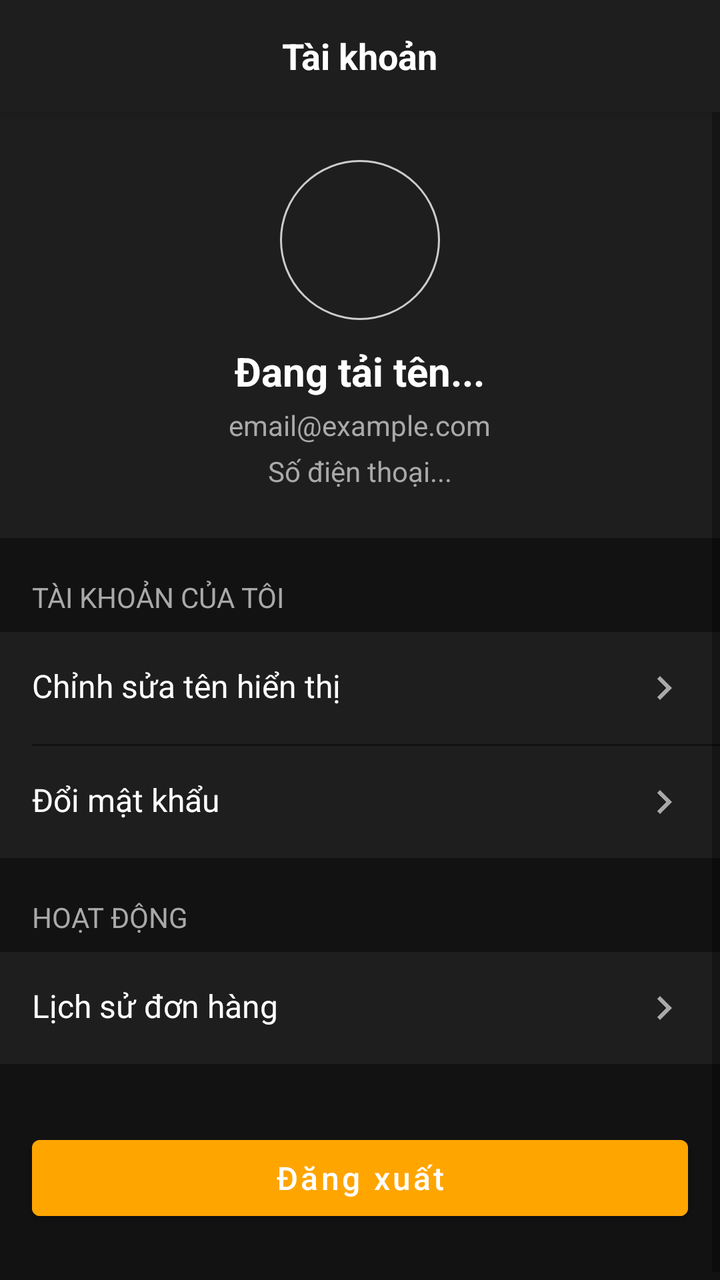
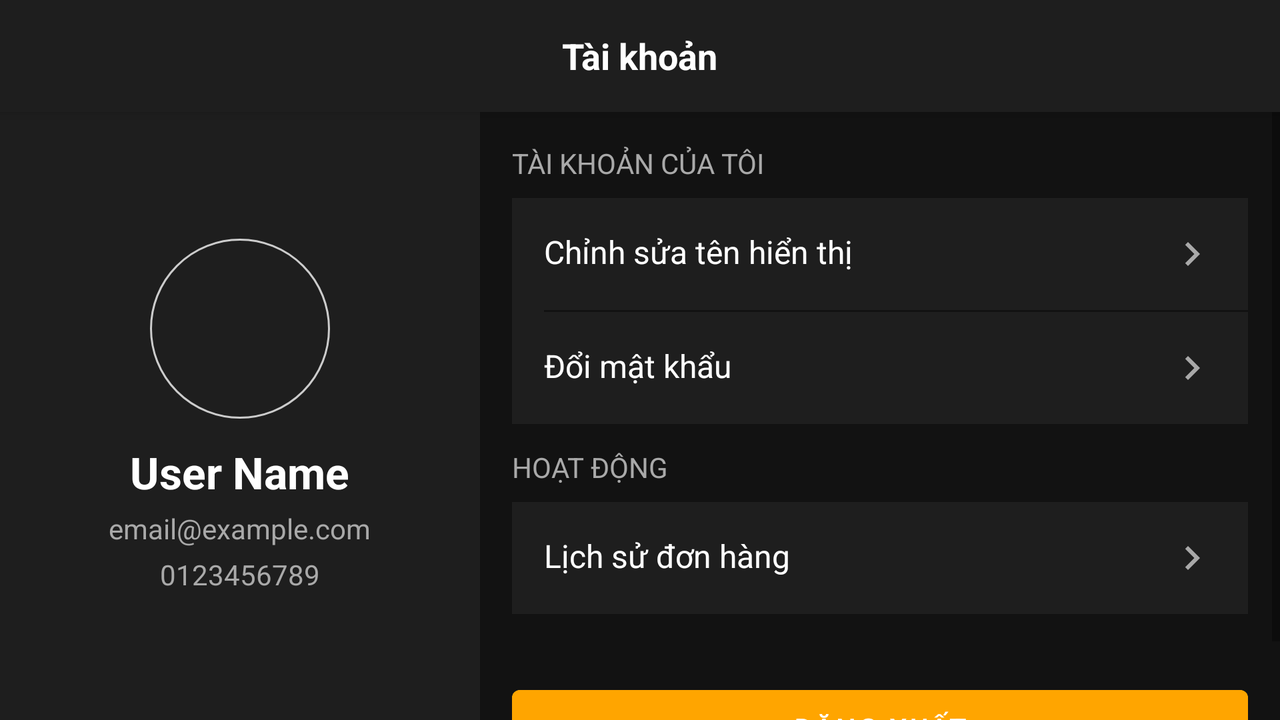

An Android layout and its configuration variant, each rendered on a device that would load it. The default file and the variant file are quoted in full after the pictures.
<!-- AndroidManifest.xml: application theme Theme.FinalProjectMẫu -->
<!-- res/layout/activity_profile.xml -->
<?xml version="1.0" encoding="utf-8"?>
<LinearLayout xmlns:android="http://schemas.android.com/apk/res/android"
    xmlns:app="http://schemas.android.com/apk/res-auto"
    android:layout_width="match_parent"
    android:layout_height="match_parent"
    android:orientation="vertical"
    android:background="@color/theme_dark_background">

    
    <RelativeLayout
        android:layout_width="match_parent"
        android:layout_height="56dp"
        android:background="@color/theme_surface"
        android:elevation="4dp"
        android:paddingHorizontal="16dp">

        <ImageView
            android:id="@+id/btnBack"
            android:layout_width="24dp"
            android:layout_height="24dp"
            android:layout_centerVertical="true"
            android:src="@drawable/ic_arrow_back"
            app:tint="@color/theme_text_primary"
            android:contentDescription="Quay lại" />

        <TextView
            android:layout_width="wrap_content"
            android:layout_height="wrap_content"
            android:layout_centerInParent="true"
            android:text="Tài khoản"
            android:textSize="18sp"
            android:textStyle="bold"
            android:textColor="@color/theme_text_primary" />
    </RelativeLayout>

    <ScrollView
        android:layout_width="match_parent"
        android:layout_height="match_parent">

        <LinearLayout
            android:layout_width="match_parent"
            android:layout_height="wrap_content"
            android:orientation="vertical"
            android:paddingBottom="30dp">

            
            <LinearLayout
                android:layout_width="match_parent"
                android:layout_height="wrap_content"
                android:background="@color/theme_surface"
                android:orientation="vertical"
                android:gravity="center"
                android:padding="24dp"
                android:layout_marginBottom="12dp">

                <ImageView
                    android:id="@+id/imgAvatar"
                    android:layout_width="80dp"
                    android:layout_height="80dp"
                    android:src="@mipmap/ic_launcher_round"
                    android:background="@drawable/circle_background"
                    android:layout_marginBottom="12dp"
                    android:contentDescription="Ảnh đại diện" />

                <TextView
                    android:id="@+id/tvName"
                    android:layout_width="wrap_content"
                    android:layout_height="wrap_content"
                    android:text="Đang tải tên..."
                    android:textSize="20sp"
                    android:textStyle="bold"
                    android:textColor="@color/theme_text_primary"
                    android:layout_marginBottom="4dp"/>

                <TextView
                    android:id="@+id/tvEmail"
                    android:layout_width="wrap_content"
                    android:layout_height="wrap_content"
                    android:text="email@example.com"
                    android:textSize="14sp"
                    android:textColor="@color/theme_text_secondary"/>

                
                <TextView
                    android:id="@+id/tvPhone"
                    android:layout_width="wrap_content"
                    android:layout_height="wrap_content"
                    android:text="Số điện thoại..."
                    android:textSize="14sp"
                    android:textColor="@color/theme_text_secondary"
                    android:layout_marginTop="4dp"/>

            </LinearLayout>

            
            <TextView
                android:layout_width="match_parent"
                android:layout_height="wrap_content"
                android:text="Tài khoản của tôi"
                android:paddingHorizontal="16dp"
                android:paddingVertical="8dp"
                android:textColor="@color/theme_text_secondary"
                android:textSize="14sp"
                android:textAllCaps="true"/>

            <LinearLayout
                android:layout_width="match_parent"
                android:layout_height="wrap_content"
                android:orientation="vertical"
                android:background="@color/theme_surface">

                
                <TextView
                    android:id="@+id/btnEditProfile"
                    android:layout_width="match_parent"
                    android:layout_height="wrap_content"
                    android:text="Chỉnh sửa tên hiển thị"
                    android:padding="16dp"
                    android:textSize="16sp"
                    android:textColor="@color/theme_text_primary"
                    app:drawableEndCompat="@drawable/ic_chevron_right"
                    app:drawableTint="@color/theme_text_secondary"
                    android:background="?attr/selectableItemBackground"/>

                <View android:layout_width="match_parent" android:layout_height="1dp" android:background="@color/theme_dark_background" android:layout_marginStart="16dp"/>

                
                <TextView
                    android:id="@+id/btnChangePassword"
                    android:layout_width="match_parent"
                    android:layout_height="wrap_content"
                    android:text="Đổi mật khẩu"
                    android:padding="16dp"
                    android:textSize="16sp"
                    android:textColor="@color/theme_text_primary"
                    app:drawableEndCompat="@drawable/ic_chevron_right"
                    app:drawableTint="@color/theme_text_secondary"
                    android:background="?attr/selectableItemBackground"/>
            </LinearLayout>

            
            <TextView
                android:layout_width="match_parent"
                android:layout_height="wrap_content"
                android:text="Hoạt động"
                android:paddingHorizontal="16dp"
                android:paddingVertical="8dp"
                android:layout_marginTop="12dp"
                android:textColor="@color/theme_text_secondary"
                android:textSize="14sp"
                android:textAllCaps="true"/>

            <LinearLayout
                android:layout_width="match_parent"
                android:layout_height="wrap_content"
                android:orientation="vertical"
                android:background="@color/theme_surface">

                
                <TextView
                    android:id="@+id/btnOrderHistory"
                    android:layout_width="match_parent"
                    android:layout_height="wrap_content"
                    android:text="Lịch sử đơn hàng"
                    android:padding="16dp"
                    android:textSize="16sp"
                    android:textColor="@color/theme_text_primary"
                    app:drawableEndCompat="@drawable/ic_chevron_right"
                    app:drawableTint="@color/theme_text_secondary"
                    android:background="?attr/selectableItemBackground"/>
            </LinearLayout>

            
            <Button
                android:id="@+id/btnLogout"
                android:layout_width="match_parent"
                android:layout_height="50dp"
                android:layout_marginHorizontal="16dp"
                android:layout_marginTop="32dp"
                android:text="Đăng xuất"
                android:textAllCaps="false"
                android:textSize="16sp"
                android:textColor="@color/white"
                android:backgroundTint="@color/theme_accent_orange"/>

        </LinearLayout>
    </ScrollView>
</LinearLayout>
<!-- resources referenced by this layout -->
<resources>
  <color name="theme_accent_orange">#FFA500</color>
  <color name="theme_dark_background">#121212</color>
  <color name="theme_surface">#1E1E1E</color>
  <color name="theme_text_primary">#FFFFFF</color>
  <color name="theme_text_secondary">#A9A9A9</color>
  <color name="white">#FFFFFFFF</color>
  <!-- drawable circle_background (drawable) -->
  <?xml version="1.0" encoding="utf-8"?>
  <shape xmlns:android="http://schemas.android.com/apk/res/android"
      android:shape="oval">
      <solid android:color="@android:color/transparent" />
      <stroke
          android:width="1dp"
          android:color="#CCCCCC" />
  </shape>
  <!-- drawable ic_chevron_right (drawable) -->
  <vector xmlns:android="http://schemas.android.com/apk/res/android"
      android:width="24dp"
      android:height="24dp"
      android:viewportWidth="24"
      android:viewportHeight="24">
      <path
          android:fillColor="@android:color/white"
          android:pathData="M10,6L8.59,7.41L13.17,12l-4.58,4.59L10,18l6,-6z"/>
  </vector>
  <style name="Theme.FinalProjectMẫu" parent="Base.Theme.FinalProjectMẫu" />
  <style name="Base.Theme.FinalProjectMẫu" parent="Theme.MaterialComponents.DayNight.NoActionBar">
          <item name="colorPrimary">@color/theme_dark_background</item>
          <item name="colorPrimaryVariant">@color/theme_dark_background</item>
          <item name="colorOnPrimary">@color/theme_text_primary</item>
  
          <item name="colorSecondary">@color/theme_accent_orange</item>
          <item name="colorSecondaryVariant">@color/theme_accent_orange</item>
          <item name="colorOnSecondary">@color/white</item>
  
          <item name="android:statusBarColor">@color/theme_dark_background</item>
  
          
          <item name="searchViewStyle">@style/App.SearchView</item>
      </style>
  <style name="App.SearchView" parent="Widget.AppCompat.SearchView">
          
          <item name="android:textColorPrimary">@color/theme_text_primary</item>
          
          <item name="android:textColorHint">@color/theme_text_secondary</item>
          
          <item name="android:tint">@color/theme_text_secondary</item>
      </style>
</resources>
<!-- res/layout-land/activity_profile.xml (the repository's variant of the layout above) -->
<!-- drawn on the phone turned sideways -->
<?xml version="1.0" encoding="utf-8"?>
<LinearLayout xmlns:android="http://schemas.android.com/apk/res/android"
    xmlns:app="http://schemas.android.com/apk/res-auto"
    android:layout_width="match_parent"
    android:layout_height="match_parent"
    android:orientation="vertical"
    android:background="@color/theme_dark_background">

    <RelativeLayout
        android:layout_width="match_parent"
        android:layout_height="56dp"
        android:background="@color/theme_surface"
        android:elevation="4dp"
        android:paddingHorizontal="16dp">

        <ImageView
            android:id="@+id/btnBack"
            android:layout_width="24dp"
            android:layout_height="24dp"
            android:layout_centerVertical="true"
            android:src="@drawable/ic_arrow_back"
            app:tint="@color/theme_text_primary" />

        <TextView
            android:layout_width="wrap_content"
            android:layout_height="wrap_content"
            android:layout_centerInParent="true"
            android:text="Tài khoản"
            android:textSize="18sp"
            android:textStyle="bold"
            android:textColor="@color/theme_text_primary" />
    </RelativeLayout>

    <LinearLayout
        android:layout_width="match_parent"
        android:layout_height="match_parent"
        android:orientation="horizontal">

        
        <LinearLayout
            android:layout_width="0dp"
            android:layout_height="match_parent"
            android:layout_weight="1.2"
            android:background="@color/theme_surface"
            android:orientation="vertical"
            android:gravity="center"
            android:padding="24dp">

            <ImageView
                android:id="@+id/imgAvatar"
                android:layout_width="90dp"
                android:layout_height="90dp"
                android:src="@mipmap/ic_launcher_round" 
                android:background="@drawable/circle_background" />

            <TextView
                android:id="@+id/tvName"
                android:layout_width="wrap_content"
                android:layout_height="wrap_content"
                android:text="User Name"
                android:textSize="22sp"
                android:textColor="@color/theme_text_primary"
                android:textStyle="bold" 
                android:layout_marginTop="12dp"/>

            <TextView
                android:id="@+id/tvEmail"
                android:layout_width="wrap_content"
                android:layout_height="wrap_content"
                android:text="email@example.com" 
                android:textColor="@color/theme_text_secondary"
                android:layout_marginTop="4dp"/>

             <TextView
                android:id="@+id/tvPhone"
                android:layout_width="wrap_content"
                android:layout_height="wrap_content"
                android:text="0123456789" 
                android:textColor="@color/theme_text_secondary"
                android:layout_marginTop="4dp"/>

        </LinearLayout>

        
        <ScrollView
            android:layout_width="0dp"
            android:layout_height="match_parent"
            android:layout_weight="2">
            <LinearLayout
                android:layout_width="match_parent"
                android:layout_height="wrap_content"
                android:orientation="vertical"
                android:padding="16dp">

                <TextView
                    android:layout_width="match_parent"
                    android:layout_height="wrap_content"
                    android:text="Tài khoản của tôi"
                    android:paddingBottom="8dp"
                    android:textColor="@color/theme_text_secondary"
                    android:textAllCaps="true"/>
                 <LinearLayout
                    android:layout_width="match_parent"
                    android:layout_height="wrap_content"
                    android:orientation="vertical"
                    android:background="@color/theme_surface">
                    <TextView
                        android:id="@+id/btnEditProfile"
                        android:text="Chỉnh sửa tên hiển thị"
                        style="@style/ProfileMenuItem"/>
                    <View style="@style/Divider"/>
                    <TextView
                        android:id="@+id/btnChangePassword"
                        android:text="Đổi mật khẩu"
                        style="@style/ProfileMenuItem"/>
                 </LinearLayout>
                 <TextView
                    android:layout_width="match_parent"
                    android:layout_height="wrap_content"
                    android:text="Hoạt động"
                    android:paddingTop="12dp"
                    android:paddingBottom="8dp"
                    android:textColor="@color/theme_text_secondary"
                    android:textAllCaps="true"/>
                <LinearLayout
                    android:layout_width="match_parent"
                    android:layout_height="wrap_content"
                    android:orientation="vertical"
                    android:background="@color/theme_surface">
                    <TextView
                        android:id="@+id/btnOrderHistory"
                        android:text="Lịch sử đơn hàng"
                        style="@style/ProfileMenuItem"/>
                 </LinearLayout>

                 <Button
                    android:id="@+id/btnLogout"
                    android:layout_width="match_parent"
                    android:layout_height="50dp"
                    android:layout_marginTop="32dp"
                    android:text="Đăng xuất"
                    android:textColor="@color/white"
                    android:backgroundTint="@color/theme_accent_orange"/>

            </LinearLayout>
        </ScrollView>
    </LinearLayout>

</LinearLayout>
<!-- resources referenced by the variant -->
<!-- as the phone turned sideways resolves them -->
<resources>
  <color name="theme_accent_orange">#FFA500</color>
  <color name="theme_dark_background">#121212</color>
  <color name="theme_surface">#1E1E1E</color>
  <color name="theme_text_primary">#FFFFFF</color>
  <color name="theme_text_secondary">#A9A9A9</color>
  <color name="white">#FFFFFFFF</color>
  <!-- drawable circle_background (drawable) -->
  <?xml version="1.0" encoding="utf-8"?>
  <shape xmlns:android="http://schemas.android.com/apk/res/android"
      android:shape="oval">
      <solid android:color="@android:color/transparent" />
      <stroke
          android:width="1dp"
          android:color="#CCCCCC" />
  </shape>
  <style name="Divider">
          <item name="android:layout_width">match_parent</item>
          <item name="android:layout_height">1dp</item>
          <item name="android:background">@color/theme_dark_background</item>
          <item name="android:layout_marginStart">16dp</item>
      </style>
  <style name="ProfileMenuItem" parent="Widget.AppCompat.TextView">
          <item name="android:layout_width">match_parent</item>
          <item name="android:layout_height">wrap_content</item>
          <item name="android:padding">16dp</item>
          <item name="android:textSize">16sp</item>
          <item name="android:textColor">@color/theme_text_primary</item>
          <item name="drawableEndCompat">@drawable/ic_chevron_right</item>
          <item name="drawableTint">@color/theme_text_secondary</item>
          <item name="android:background">?attr/selectableItemBackground</item>
      </style>
  <style name="Theme.FinalProjectMẫu" parent="Base.Theme.FinalProjectMẫu" />
  <!-- drawable ic_chevron_right (drawable) -->
  <vector xmlns:android="http://schemas.android.com/apk/res/android"
      android:width="24dp"
      android:height="24dp"
      android:viewportWidth="24"
      android:viewportHeight="24">
      <path
          android:fillColor="@android:color/white"
          android:pathData="M10,6L8.59,7.41L13.17,12l-4.58,4.59L10,18l6,-6z"/>
  </vector>
  <style name="Base.Theme.FinalProjectMẫu" parent="Theme.MaterialComponents.DayNight.NoActionBar">
          <item name="colorPrimary">@color/theme_dark_background</item>
          <item name="colorPrimaryVariant">@color/theme_dark_background</item>
          <item name="colorOnPrimary">@color/theme_text_primary</item>
  
          <item name="colorSecondary">@color/theme_accent_orange</item>
          <item name="colorSecondaryVariant">@color/theme_accent_orange</item>
          <item name="colorOnSecondary">@color/white</item>
  
          <item name="android:statusBarColor">@color/theme_dark_background</item>
  
          
          <item name="searchViewStyle">@style/App.SearchView</item>
      </style>
  <style name="App.SearchView" parent="Widget.AppCompat.SearchView">
          
          <item name="android:textColorPrimary">@color/theme_text_primary</item>
          
          <item name="android:textColorHint">@color/theme_text_secondary</item>
          
          <item name="android:tint">@color/theme_text_secondary</item>
      </style>
</resources>
